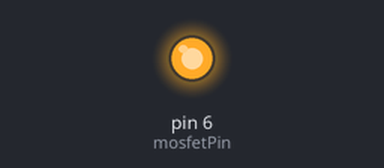
Recording of a sketch running on a simulated Arduino Uno, built with avr-gcc and run on an emulated ATmega328P. On the bench: output pins drawn as LEDs (lit = HIGH).

Above: at 1.5 s.
At 4.5 s:
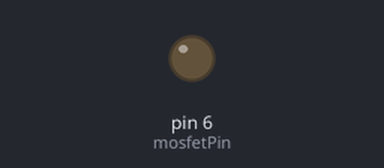
Timing chart, 0 to 7.8 s (numbered marks = the images above):
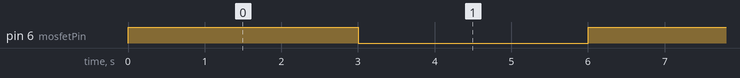

The sketch:

26-mosfet-prekidac.ino
```cpp
const int mosfetPin = 6;

void setup()
{
  pinMode(mosfetPin, OUTPUT);
}

void loop()
{
  digitalWrite(mosfetPin, HIGH);
  delay(3000);
  digitalWrite(mosfetPin, LOW);
  delay(3000);
}
```

Measured:
- by itself, pin 6 (mosfetPin): alternates HIGH for 3.0 s and LOW for 3.0 s
